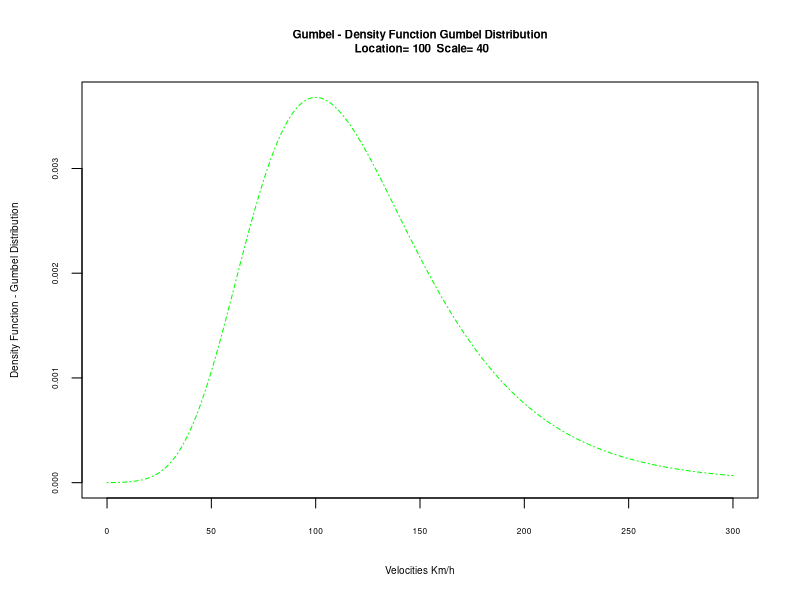
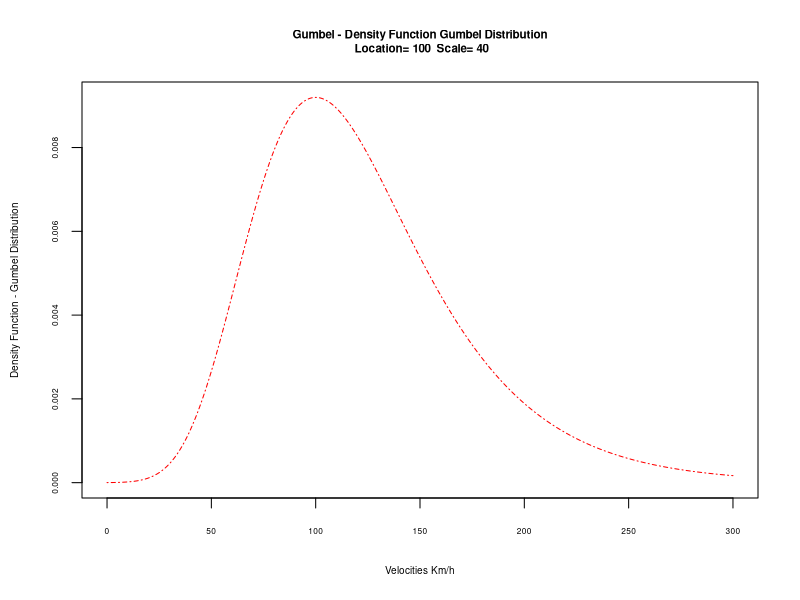
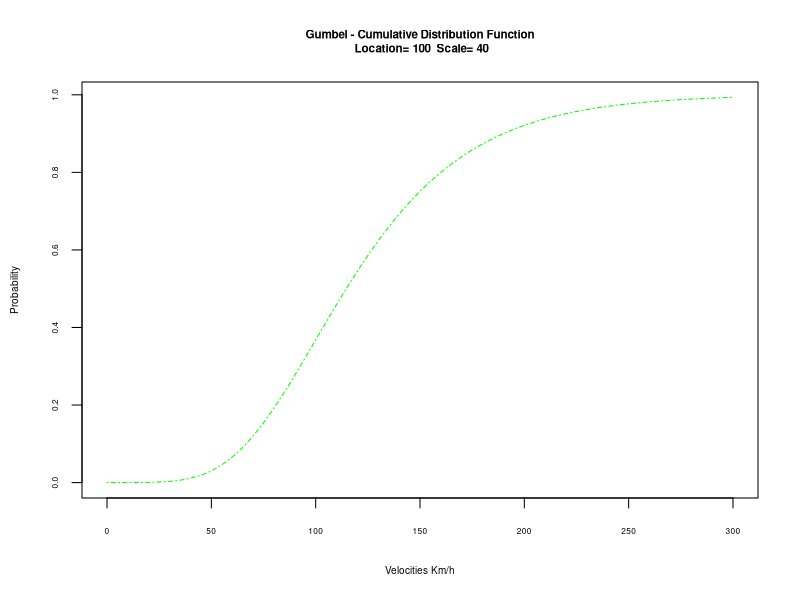
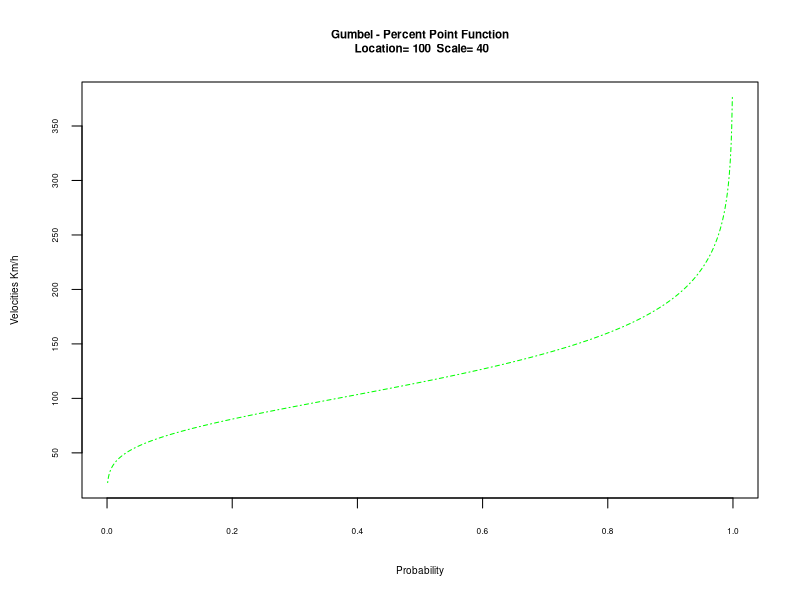
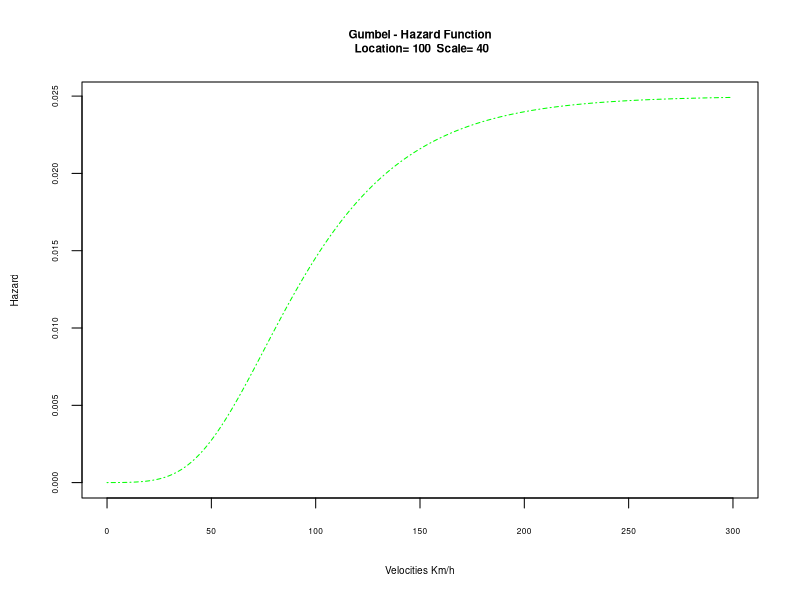

The R source for these figures, in order:
## ---- chunk 1
library("RcmdrMisc")
## ---- chunk 2
library(knitr)
def.chunk.hook  <- knitr::knit_hooks$get("chunk")
knitr::knit_hooks$set(chunk = function(x, options) {
  x <- def.chunk.hook(x, options)
  ifelse(options$size != "normalsize", paste0("\n \\", options$size,"\n\n", x, "\n\n \\normalsize"), x)
})
## ---- chunk 3
location = 100
scale = 40
.x <- seq(0, 300, length.out=1000)
pdfG <- function(x) {
  1/location *exp(-(x-location)/scale)*exp(-exp(-(x-location)/scale))
  }
.y = pdfG(.x)
plot(.x, .y, col="green", lty=4, 
     xlab="Velocities Km/h", ylab="Density Function - Gumbel Distribution", 
     main=paste("Gumbel - Density Function Gumbel Distribution\n", "Location=", 
     round(location,2), " Scale=", round(scale,2)), type="l", 
     cex.axis = 0.5, cex.lab= 0.6, cex.main=0.7, cex.sub=0.6)
## ---- chunk 4
location = 100
scale = 40
.x <- seq(0, 300, length.out=1000)
dfG = dgumbel(.x, location=location, scale=scale)
plot(.x, dfG, col="red", lty=4, 
     xlab="Velocities Km/h", ylab="Density Function - Gumbel Distribution", 
     main=paste("Gumbel - Density Function Gumbel Distribution\n", "Location=", 
     round(location,2), " Scale=", round(scale,2)), type="l", 
     cex.axis = 0.5, cex.lab= 0.6, cex.main=0.7, cex.sub=0.6)
## ---- chunk 5
location = 100
scale = 40
.x <- seq(0, 300, length.out=1000)
cdfG <- function(x) {
  exp(-exp(-(x-location)/scale))
  }
.y = cdfG(.x)
plot(.x, .y, col="green", lty=4, 
     xlab="Velocities Km/h", ylab="Probability", 
     main=paste("Gumbel - Cumulative Distribution Function\n", "Location=", 
     round(location,2), " Scale=", round(scale,2)), type="l", 
     cex.axis = 0.5, cex.lab= 0.6, cex.main=0.7, cex.sub=0.6)
## ---- chunk 6
location = 100
scale = 40
.x <- seq(0, 1, length.out=1000)
ppfG <- function(x) {
  location - (scale*log(-log(x)))
  }
.y = ppfG(.x)
plot(.x, .y, col="green", lty=4, 
     ylab="Velocities Km/h", xlab="Probability", 
     main=paste("Gumbel - Percent Point Function\n", "Location=", 
     round(location,2), " Scale=", round(scale,2)), type="l", 
     cex.axis = 0.5, cex.lab= 0.6, cex.main=0.7, cex.sub=0.6)
## ---- chunk 7
location = 100
scale = 40
.x <- seq(0, 300, length.out=1000)
hfG <- function(x) {
  (1/scale)*(exp(-(x-location)/scale))/(exp(exp(-(x-location)/scale))-1)
  }
.y = hfG(.x)
plot(.x, .y, col="green", lty=4, 
     xlab="Velocities Km/h", ylab="Hazard", 
     main=paste("Gumbel - Hazard Function\n", "Location=", 
     round(location,2), " Scale=", round(scale,2)), type="l", 
     cex.axis = 0.5, cex.lab= 0.6, cex.main=0.7, cex.sub=0.6)
